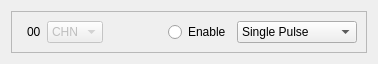
<?xml version="1.0" encoding="UTF-8"?>
<ui version="4.0">
 <class>GalCoreWidget</class>
 <widget class="QWidget" name="GalCoreWidget">
  <property name="geometry">
   <rect>
    <x>0</x>
    <y>0</y>
    <width>378</width>
    <height>61</height>
   </rect>
  </property>
  <property name="windowTitle">
   <string>CoreSetup</string>
  </property>
  <layout class="QGridLayout" name="gridLayout_2">
   <item row="0" column="0">
    <widget class="QFrame" name="frame">
     <property name="frameShape">
      <enum>QFrame::StyledPanel</enum>
     </property>
     <property name="frameShadow">
      <enum>QFrame::Raised</enum>
     </property>
     <layout class="QGridLayout" name="gridLayout">
      <item row="0" column="0">
       <widget class="KLed" name="Core_active_LED">
        <property name="color">
         <color>
          <red>255</red>
          <green>0</green>
          <blue>0</blue>
         </color>
        </property>
       </widget>
      </item>
      <item row="0" column="1">
       <widget class="QLabel" name="Core_label">
        <property name="text">
         <string>00</string>
        </property>
       </widget>
      </item>
      <item row="0" column="2">
       <widget class="QComboBox" name="CoreTypeComboBox">
        <property name="enabled">
         <bool>false</bool>
        </property>
        <property name="toolTip">
         <string>&lt;html&gt;&lt;head/&gt;&lt;body&gt;&lt;p&gt;Type of this core&lt;/p&gt;&lt;/body&gt;&lt;/html&gt;</string>
        </property>
        <item>
         <property name="text">
          <string>CHN</string>
         </property>
        </item>
        <item>
         <property name="text">
          <string>USP</string>
         </property>
        </item>
        <item>
         <property name="text">
          <string>TRG</string>
         </property>
        </item>
        <item>
         <property name="text">
          <string>LJP</string>
         </property>
        </item>
        <item>
         <property name="text">
          <string>RFD</string>
         </property>
        </item>
       </widget>
      </item>
      <item row="0" column="3">
       <spacer name="horizontalSpacer">
        <property name="orientation">
         <enum>Qt::Horizontal</enum>
        </property>
        <property name="sizeHint" stdset="0">
         <size>
          <width>30</width>
          <height>16</height>
         </size>
        </property>
       </spacer>
      </item>
      <item row="0" column="4">
       <widget class="QRadioButton" name="Core_enabled_radio">
        <property name="toolTip">
         <string>Enable core</string>
        </property>
        <property name="text">
         <string>Enable</string>
        </property>
        <property name="autoExclusive">
         <bool>false</bool>
        </property>
       </widget>
      </item>
      <item row="0" column="5">
       <widget class="QComboBox" name="CoreKernel_comboBox">
        <property name="toolTip">
         <string>&lt;html&gt;&lt;head/&gt;&lt;body&gt;&lt;p&gt;Select kernel for core&lt;/p&gt;&lt;/body&gt;&lt;/html&gt;</string>
        </property>
        <item>
         <property name="text">
          <string>Single Pulse</string>
         </property>
        </item>
        <item>
         <property name="text">
          <string>Double Pulse</string>
         </property>
        </item>
        <item>
         <property name="text">
          <string>Pulse Sequence</string>
         </property>
        </item>
       </widget>
      </item>
     </layout>
    </widget>
   </item>
  </layout>
 </widget>
 <customwidgets>
  <customwidget>
   <class>KLed</class>
   <extends>QWidget</extends>
   <header>kled.h</header>
  </customwidget>
 </customwidgets>
 <resources/>
 <connections/>
</ui>
